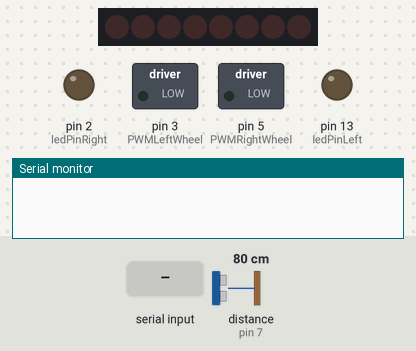
The sketch below on a simulated Arduino Uno, built with avr-gcc and run on an emulated ATmega328P. Shown: 8 shift-register outputs drawn as a row of LEDs (first output left, lit = HIGH), switched loads named in the sketch (green lamp = pin HIGH), output pins drawn as LEDs (lit = HIGH), the last lines printed to the serial monitor. Wiring (inferred from the names in the program): shift register (74HC595): data pin 10; shift clock pin 12; latch pin 11. Wiring (inferred from the signals the program sends): row of LEDs: on Q0, Q1, Q2, Q3, Q4, Q5, Q6, Q7. The inputs (shaded band) are chosen by the test bench; at power-on: distance to the obstacle (sensor on pin 7) 80 cm. The echo pulse lasts 58.3 µs per cm; random numbers use the default seed unless the sketch sets one; pins used as bus, display or sensor lines are not drawn.

Above: at 1.2 s.
1.3 s: "8" received over the second serial link
At 2.5 s:
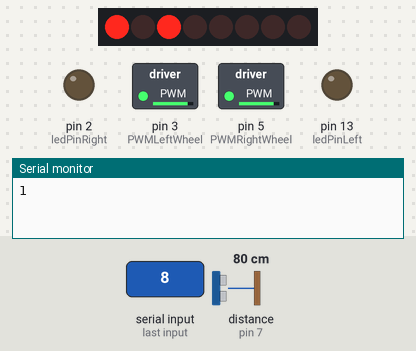
2.8 s: "2" received over the second serial link
At 3.9 s:
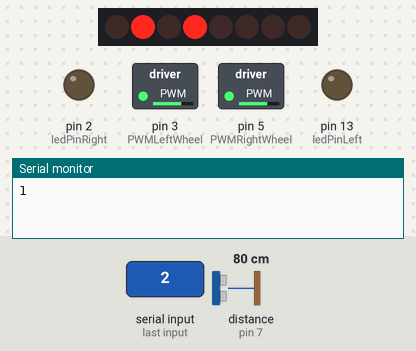
4.3 s: "4" received over the second serial link
At 5.0 s:
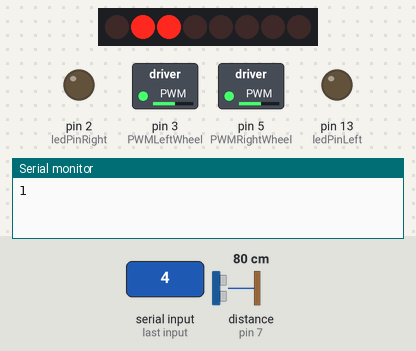
5.8 s: "6" received over the second serial link
At 6.4 s:
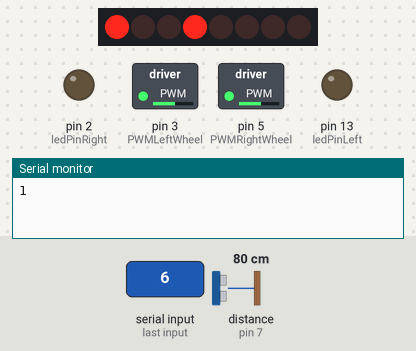
7.3 s: "C" received over the second serial link
At 8.5 s:
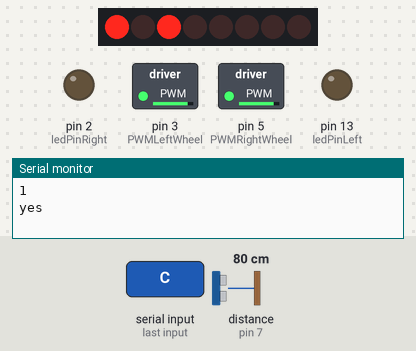
8.9 s: "D" received over the second serial link
At 9.7 s:
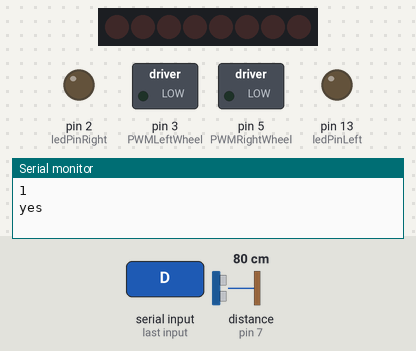
Timing chart, 0 to 11.4 s (numbered marks = the images above; inputs shaded):
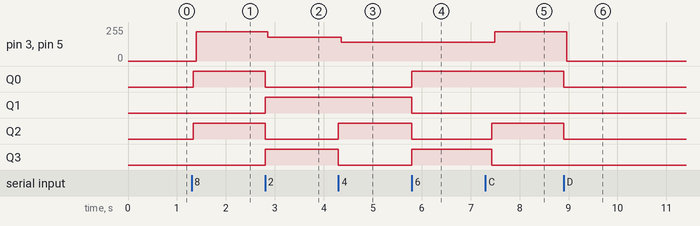

The sketch:

BluetoothCar.ino
```cpp
#include <NewPing.h>
#include <TimedAction.h>
#include <SoftwareSerial.h>
#define TRIGGER_PIN  6  // Arduino pin tied to trigger pin on the ultrasonic sensor.
#define ECHO_PIN     7 // Arduino pin tied to echo pin on the ultrasonic sensor.
#define MAX_DISTANCE 400 // Maximum distance we want to ping for (in centimeters). Maximum sensor distance is rated at 400-500cm.
#define RX_PIN 0
#define TX_PIN 1

NewPing sonar(TRIGGER_PIN, ECHO_PIN, MAX_DISTANCE); // NewPing setup of pins and maximum distance.
TimedAction timedAction = TimedAction(250,blinked);

SoftwareSerial BT = SoftwareSerial(RX_PIN, TX_PIN);

const int ledPinLeft = 13;
const int ledPinRight = 2;
const int dataPin = 10;
const int latchPin = 11;
const int clockPin = 12;
const int PWMLeftWheel = 3;
const int PWMRightWheel = 5;
const int echoPin =7;
const int trigPin = 6;

boolean turning = false;
boolean LEDstateLeft = false;
boolean LEDstateRight = false;
boolean isLeftTurn = false;
boolean isRightTurn = false;

long elapsedTime = 0;
int enableControl = 0;
byte binaryNumber = 0;
float distance;
float duration;
float avgDistance;

void setup()
{
  Serial.begin(9600);

  pinMode(ledPinRight, OUTPUT);
  pinMode(ledPinLeft, OUTPUT);
  pinMode(dataPin, OUTPUT);
  pinMode(latchPin, OUTPUT);
  pinMode(clockPin, OUTPUT);
  pinMode(PWMRightWheel, OUTPUT);
  pinMode(PWMLeftWheel, OUTPUT);
  pinMode(trigPin, OUTPUT);
  pinMode(echoPin, INPUT);


  BT.begin(9600);

  digitalWrite(ledPinLeft, LEDstateLeft);
  digitalWrite(ledPinRight, LEDstateRight);


}

void loop()
{
  while(BT.available() >0)
  {
   BTControl();
  }
  while(BT.available()==0)
  {
    automatic();
  }
}

void halt()
{
    callShiftRegister(0);
     WheelSignal(0);
}
void sensor()
{
  duration = sonar.ping_median(5);
  avgDistance = sonar.convert_cm(duration);
  //Serial.println(avgDistance);
}

/*
function to move forward normally
*/
void moveForward()
{
    callShiftRegister(5);
     WheelSignal(220);
    LEDstateLeft = false;
    LEDstateRight = false;
}

void slowDown()
{
    callShiftRegister(85);
     WheelSignal(120);

    LEDstateLeft = false;
    LEDstateRight = false;
}

/*
  check distance of nearest object in front
*/
void checkDistance()
{
  if (avgDistance >= 75)  {
    moveForward();
  }
  else if (avgDistance >= 50 && avgDistance < 75) {
    slowDown();
  }
  else if (avgDistance < 50)
  {
    halt();
    delay(100);
   (random(0,2)==1)? leftTurn():rightTurn();
  }
}

void leftTurn()
{
    turning = true;
    isLeftTurn = true;
    elapsedTime = millis();
   callShiftRegister(6);
    WheelSignal(140);
}

void rightTurn()
{
    turning = true;
    isRightTurn = true;
    elapsedTime = millis();
    callShiftRegister(9);
     WheelSignal(140);
}
boolean isDoneTurning()
{
  long currentTime = millis();
  if (currentTime - elapsedTime > 1400)  {
    elapsedTime = 0;
    LEDstateLeft = false;
    LEDstateRight = false;
    return true;
  }
  return false;
}
void blinked()
{
  (LEDstateLeft==true) ? LEDstateLeft=false : LEDstateLeft=true;
  (LEDstateRight==true) ? LEDstateRight=false : LEDstateRight=true;
  if (isLeftTurn)
  {digitalWrite(ledPinLeft,LEDstateLeft);}
  else if (isRightTurn)
  {digitalWrite(ledPinRight,LEDstateRight);}
}

void turnOffEverything()
{
 isLeftTurn = false;
 isRightTurn = false;
 LEDstateLeft = false;
 LEDstateRight = false;
 turning = false;
 halt();

}
void moveBackward()
{
  callShiftRegister(10);
   WheelSignal(180);


}
void BTLeftTurn()
{
    LEDstateRight = false;
   // timedActionBT.check();
    callShiftRegister(6);
     WheelSignal(140);

}
void BTRightTurn()
{
  LEDstateLeft=false;
  //timedActionBT.check();
  callShiftRegister(9);
  WheelSignal(140);

}
void automatic()
{
     delay(10);
      if(enableControl)  {
       if (!turning)  {
         sensor();
         checkDistance();
         LEDstateLeft = false;
         LEDstateRight = false;
       }
       else if (turning)  {
         if (isDoneTurning())  {
            turnOffEverything();
            delay(100);
       }
       else
       {
         turning = true;
         timedAction.check();
       }
     }
    }
  else if(!enableControl)  {
      halt();
      LEDstateLeft = false;
      LEDstateRight = false;
   }
}

void BTControl()
{

  LEDstateLeft = false;
  LEDstateRight = false;
  char letter = '1';

    Serial.println(letter);
  if(enableControl)
{
  automatic();
}

  while (letter != '0')
  {
  LEDstateLeft = false;
  LEDstateRight = false;
    BT.listen();
    letter = BT.read();
    if (letter == '8')
      moveForward();
    else if(letter == '2')
      moveBackward();
    else if(letter == '4')
      BTLeftTurn();
    else if(letter == '6')
      BTRightTurn();
    else if (letter == 'C')
    {
       Serial.println("yes");
       enableControl = 1;
       automatic();
       //moveForward();
    }
    else if (letter == 'D')
    {
      enableControl = 0;
      halt();
    }
  }

  if (letter == '0')
  {
   letter = '1';
  }
}
void callShiftRegister(byte inBin)
{
  binaryNumber = inBin;
  //ground latchPin and hold low for as long as you are transmitting
    digitalWrite(latchPin, LOW);
    shiftOut(dataPin, clockPin, MSBFIRST, binaryNumber);
    //return the latch pin high to signal chip that it
    //no longer needs to listen for information
    digitalWrite(latchPin, HIGH);
    delay(10);
    digitalWrite(latchPin, LOW);
    delay(50);

}
void WheelSignal(int inPWM)
{
  analogWrite(PWMLeftWheel, inPWM);
  analogWrite(PWMRightWheel, inPWM);
}
```

Measured:
- after the input at 1.3 s, pin 3 (PWMLeftWheel), pin 5 (PWMRightWheel): 0/255 → 220/255 after 0.09 s; Q0, Q2: LOW → HIGH at once
- after the input at 2.8 s, pin 3 (PWMLeftWheel), pin 5 (PWMRightWheel): 220/255 → 180/255 after 0.06 s; Q0, Q2: HIGH → LOW at once; Q1, Q3: LOW → HIGH at once
- after the input at 4.3 s, pin 3 (PWMLeftWheel), pin 5 (PWMRightWheel): 180/255 → 140/255 after 0.06 s; Q2: LOW → HIGH at once; Q3: HIGH → LOW at once
- after the input at 5.8 s, Q0, Q3: LOW → HIGH at once; Q1, Q2: HIGH → LOW at once
- after the input at 7.3 s, pin 3 (PWMLeftWheel), pin 5 (PWMRightWheel): 140/255 → 220/255 after 0.19 s; Q2: LOW → HIGH after 0.13 s; Q3: HIGH → LOW after 0.13 s
- after the input at 8.9 s, pin 3 (PWMLeftWheel), pin 5 (PWMRightWheel): 220/255 → 0/255 after 0.06 s; Q0, Q2: HIGH → LOW at once
